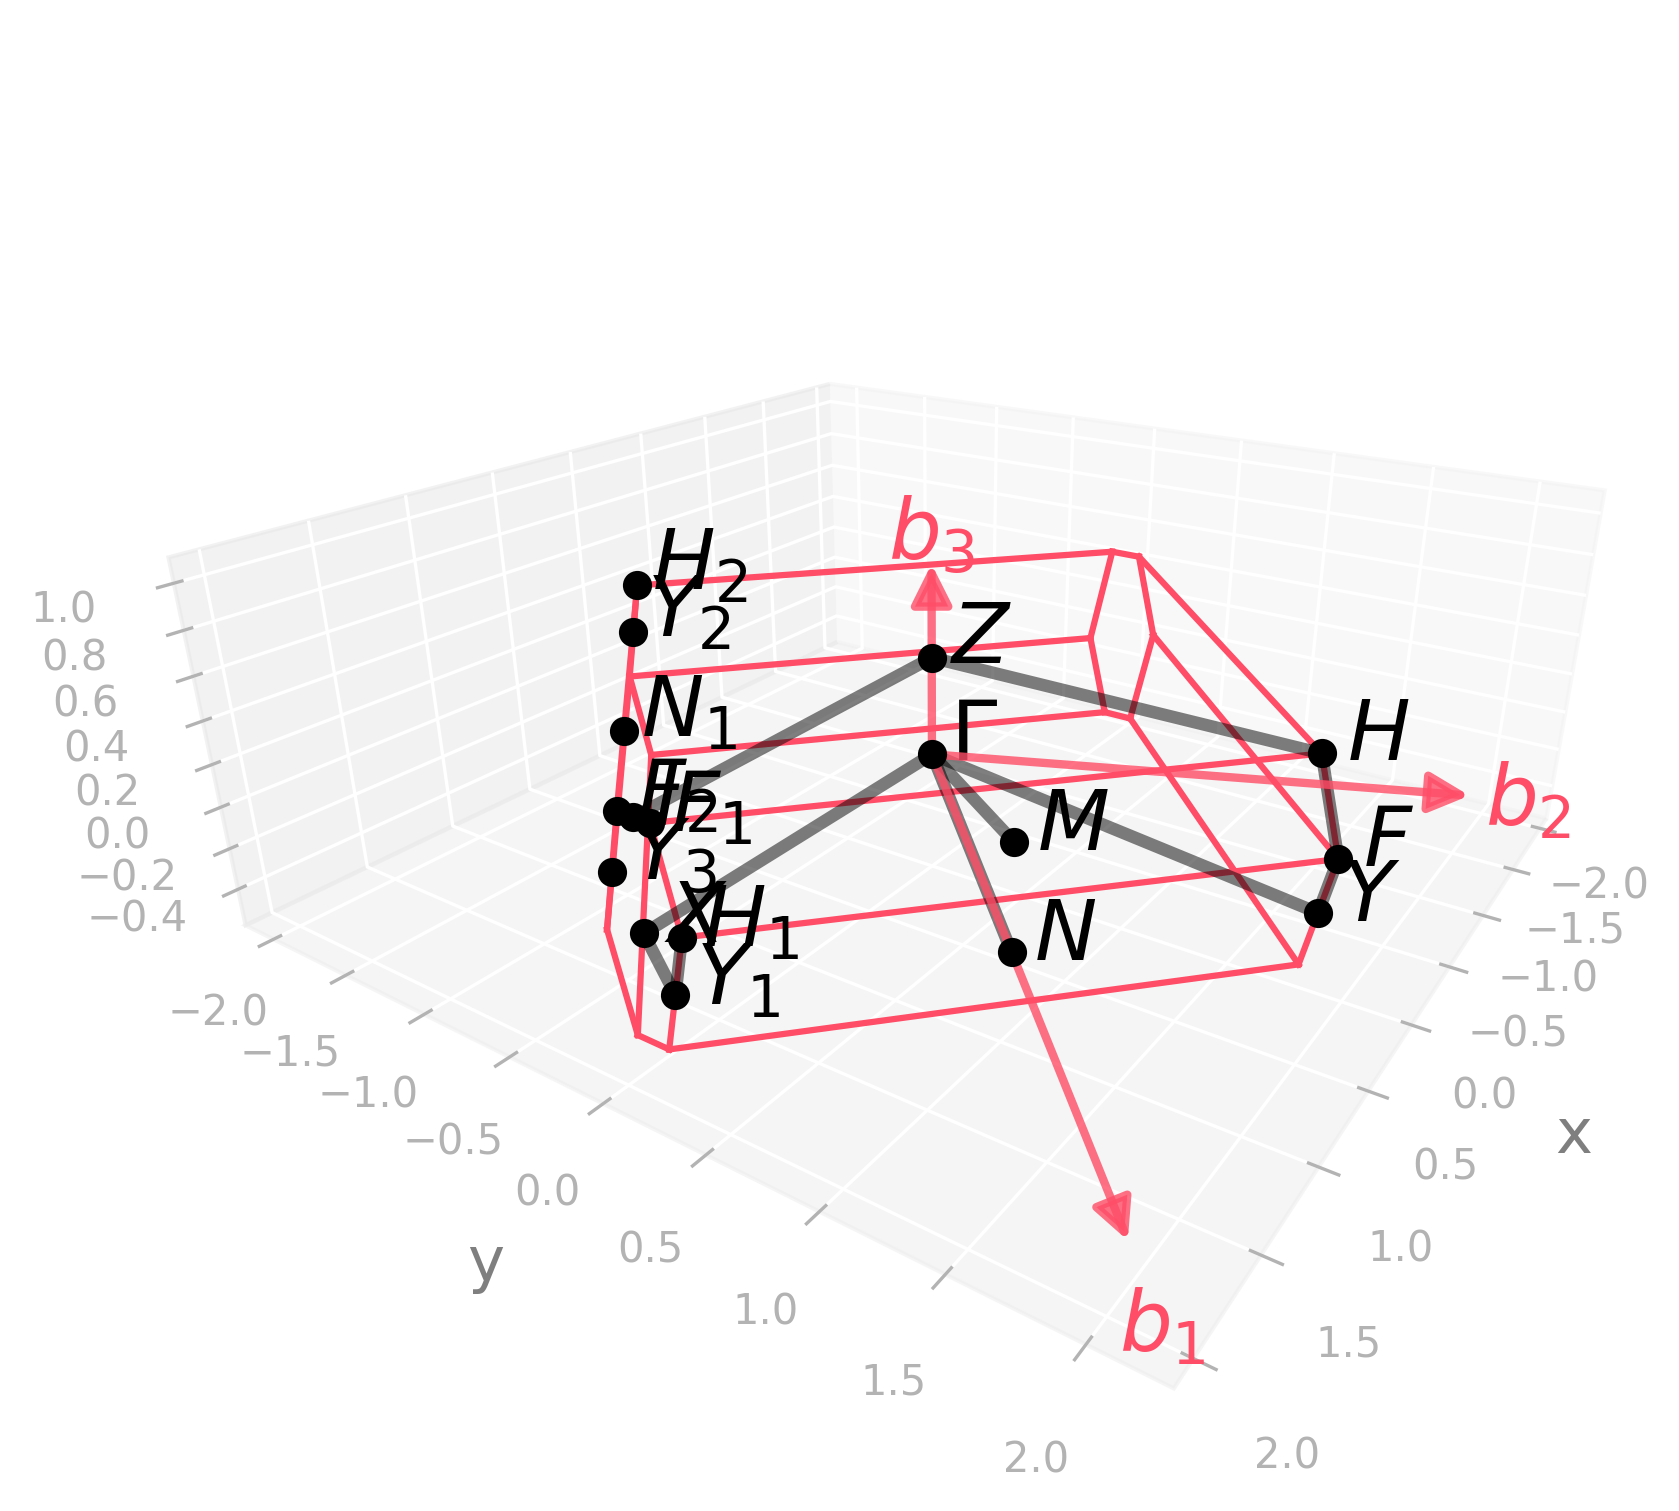

Write the Python code that produced this figure.
import radtools as rad

l = rad.lattice_example(f"MCLC3")
l.plot("brillouin-kpath")
# Save an image:
l.savefig(
    "mclc3_brillouin.png",
    elev=23,
    azim=34,
    dpi=300,
   bbox_inches="tight",
)
# Interactive plot:
l.show(elev=23, azim=34)
